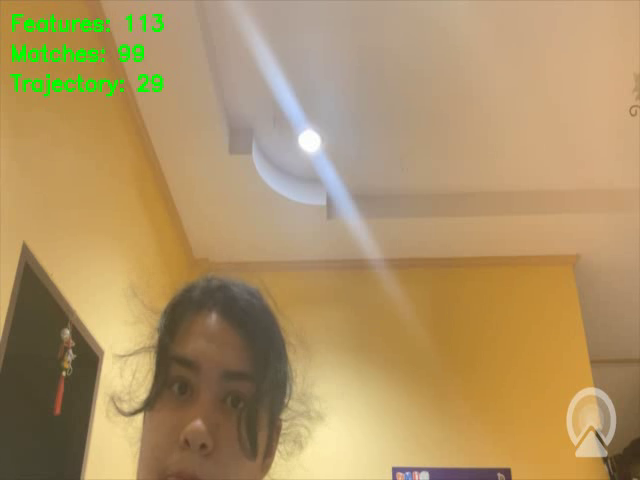
#> input picture frame 28 of output_video.avi, 640 x 480 px, given in place of the camera
$ python run_slam_headless.py
#> lines starting #> are read from the running program, lines starting #| are printed output that depends on the picture
"""
SIFT Visual SLAM - Headless Version
บันทึกผลลัพธ์เป็นไฟล์แทนการแสดงหน้าต่าง
"""
import cv2
import numpy as np
import time
import os

class SimpleSLAM:
    def __init__(self):
        self.sift = cv2.SIFT_create(nfeatures=2000)
        FLANN_INDEX_KDTREE = 1
        index_params = dict(algorithm=FLANN_INDEX_KDTREE, trees=5)
        search_params = dict(checks=50)
        self.matcher = cv2.FlannBasedMatcher(index_params, search_params)

        self.K = np.array([
            [800, 0, 320],
            [0, 800, 240],
            [0, 0, 1]
        ], dtype=np.float32)

        self.trajectory = []
        self.current_pos = np.zeros((3, 1))

    def extract_features(self, image):
        gray = cv2.cvtColor(image, cv2.COLOR_BGR2GRAY) if len(image.shape) == 3 else image
        kp, des = self.sift.detectAndCompute(gray, None)
        return kp, des

    def match_features(self, des1, des2):
        if des1 is None or des2 is None:
            return []
        matches = self.matcher.knnMatch(des1, des2, k=2)
        good = []
        for m_n in matches:
            if len(m_n) == 2:
                m, n = m_n
                if m.distance < 0.7 * n.distance:
                    good.append(m)
        return good

    def process(self, frame, prev_frame, prev_kp, prev_des):
        kp, des = self.extract_features(frame)

        if des is None or prev_des is None:
            return kp, des, 0

        matches = self.match_features(prev_des, des)

        if len(matches) > 8:
            pts1 = np.float32([prev_kp[m.queryIdx].pt for m in matches])
            pts2 = np.float32([kp[m.trainIdx].pt for m in matches])

            E, mask = cv2.findEssentialMat(pts1, pts2, self.K, cv2.RANSAC, 0.999, 1.0)

            if E is not None:
                _, R, t, mask = cv2.recoverPose(E, pts1, pts2, self.K)
                self.current_pos += t * 0.1
                self.trajectory.append(self.current_pos.copy())
                return kp, des, len(matches)

        return kp, des, 0

    def draw_trajectory(self):
        canvas = np.zeros((600, 800, 3), dtype=np.uint8)

        if len(self.trajectory) > 1:
            for i in range(len(self.trajectory) - 1):
                x1 = int(np.clip(self.trajectory[i][0] * 100 + 400, 0, 799))
                y1 = int(np.clip(self.trajectory[i][2] * 100 + 300, 0, 599))
                x2 = int(np.clip(self.trajectory[i+1][0] * 100 + 400, 0, 799))
                y2 = int(np.clip(self.trajectory[i+1][2] * 100 + 300, 0, 599))
                cv2.line(canvas, (x1, y1), (x2, y2), (0, 255, 0), 2)

            curr_x = int(np.clip(self.current_pos[0] * 100 + 400, 0, 799))
            curr_y = int(np.clip(self.current_pos[2] * 100 + 300, 0, 599))
            cv2.circle(canvas, (curr_x, curr_y), 8, (0, 0, 255), -1)

        return canvas

def main():
    print("=" * 50)
    print("   SIFT Visual SLAM - Headless Mode")
    print("=" * 50)
    print()
    print("โหมดนี้จะบันทึกผลลัพธ์เป็นไฟล์:")
    print("  - output_video.avi = วิดีโอจากกล้อง")
    print("  - trajectory.png = เส้นทางการเคลื่อนที่")
    print()
    print("กำลังบันทึก... รอ 10 วินาที")
    print("-" * 50)

    slam = SimpleSLAM()
    cap = cv2.VideoCapture(0)

    if not cap.isOpened():
        print("ERROR: ไม่สามารถเปิดกล้องได้!")
        return

    # Setup video writer
    fourcc = cv2.VideoWriter_fourcc(*'XVID')
    out = cv2.VideoWriter('output_video.avi', fourcc, 20.0, (640, 480))

    ret, prev_frame = cap.read()
#> prev_frame is the input picture: shape (480, 640, 3); mean B, G, R 102.3, 147.5, 174.8
    prev_frame = cv2.resize(prev_frame, (640, 480))
    prev_kp, prev_des = slam.extract_features(prev_frame)
#> in extract_features, `gray = cv2.cvtColor(image, cv2.COLOR_BGR2GRAY) if len(image.shape) == ..`:
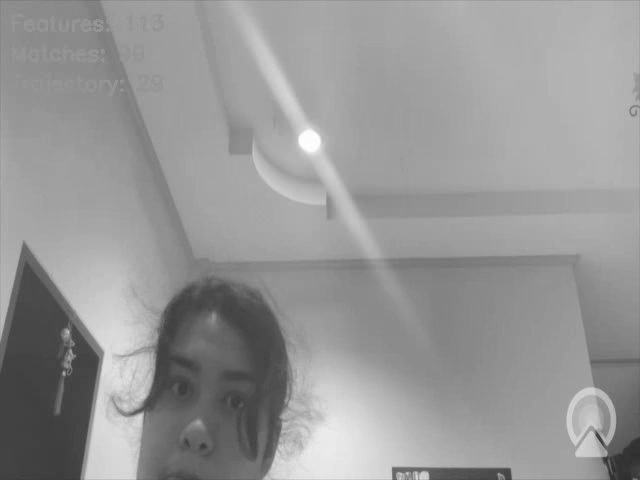
#> gray: shape (480, 640); min 46, max 255, mean 150.5
#> in extract_features, `kp, des = self.sift.detectAndCompute(gray, None)`: kp = 125 keypoints; strongest (x, y, size): (597, 435, 3.2), (124, 371, 39.3), (64, 373, 2.5), (310, 141, 17.1)
#> prev_kp has the same summary as kp in extract_features

    frame_count = 0
    start_time = time.time()
    duration = 10  # รัน 10 วินาที

    while True:
        ret, frame = cap.read()
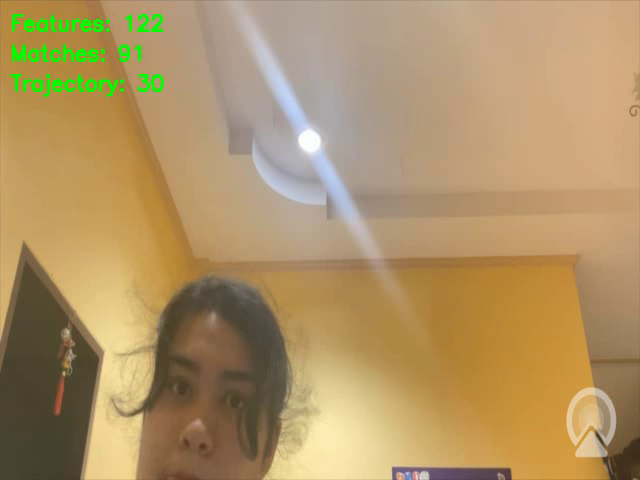
#> input picture frame 29 of output_video.avi, 640 x 480 px, given in place of the camera
#> frame is the input picture: shape (480, 640, 3); mean B, G, R 102.1, 147.4, 174.8
        if not ret:
            break

        frame = cv2.resize(frame, (640, 480))
        kp, des, num_matches = slam.process(frame, prev_frame, prev_kp, prev_des)
#> in extract_features (call 2), `kp, des = self.sift.detectAndCompute(gray, None)`: kp = 124 keypoints; strongest (x, y, size): (597, 435, 3.2), (64, 373, 2.5), (310, 141, 17.1), (229, 362, 97.1)
#> in match_features, `matches = self.matcher.knnMatch(des1, des2, k=2)`: matches = 125 matches
#> the loop in match_features, `for m_n in matches:` made 125 passes
#> after the loop in match_features, `for m_n in matches:`: good = 101 matches
#> in process, `pts1 = np.float32([prev_kp[m.queryIdx].pt for m in matches])`: pts1 = 101 pairs, first value 6.48 to 632.9, second value 111.5 to 477
#> in process, `pts2 = np.float32([kp[m.trainIdx].pt for m in matches])`: pts2 = 101 pairs, first value 9.15 to 632.9, second value 111.6 to 477
#> in process, `E, mask = cv2.findEssentialMat(pts1, pts2, self.K, cv2.RANSAC, 0.999, ..`: E = [[-0.000267, 0.699, -0.104], [-0.699, -0.000211, -0.0248], [0.104, 0.0252, -6.36e-05]]; mask = 101 values, max 1 at index 1, min 0 at index 0, mean 0.98
#> in process, `_, R, t, mask = cv2.recoverPose(E, pts1, pts2, self.K)`: R = [[1, 0.000297, -0.000576], [-0.000297, 1, -0.000152], [0.000576, 0.000152, 1]]; t = [0.0356, -0.147, -0.989]; mask = 101 values, max 255 at index 48, min 0 at index 0, mean 2.52
#> in process, `self.current_pos += t * 0.1`: self.current_pos = [0.00356, -0.0147, -0.0989]
#> num_matches = 101

        # Draw info on frame
        cv2.putText(frame, f"Features: {len(kp)}", (10, 30),
                   cv2.FONT_HERSHEY_SIMPLEX, 0.7, (0, 255, 0), 2)
        cv2.putText(frame, f"Matches: {num_matches}", (10, 60),
                   cv2.FONT_HERSHEY_SIMPLEX, 0.7, (0, 255, 0), 2)
        cv2.putText(frame, f"Trajectory: {len(slam.trajectory)}", (10, 90),
                   cv2.FONT_HERSHEY_SIMPLEX, 0.7, (0, 255, 0), 2)
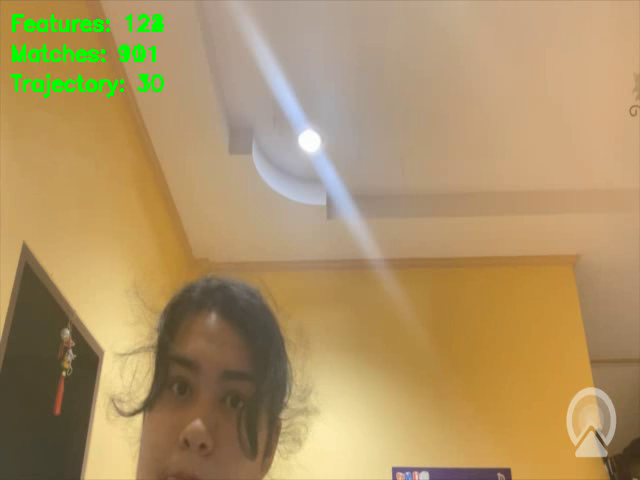
#> frame: shape (480, 640, 3); mean B, G, R 101.9, 147.7, 174.4

        # Write to video
        out.write(frame)

        prev_frame = frame.copy()
        prev_kp, prev_des = kp, des
#> prev_kp has the same summary as kp in extract_features
        frame_count += 1

        # Print progress every 30 frames
        if frame_count % 30 == 0:
            elapsed = time.time() - start_time
            print(f"Frame {frame_count} | Matches: {num_matches} | Trajectory: {len(slam.trajectory)} pts | Time: {elapsed:.1f}s")

        # Stop after duration
        if time.time() - start_time > duration:
            break

    # Cleanup
    cap.release()
    out.release()

    # Save trajectory image
    trajectory_img = slam.draw_trajectory()
    cv2.putText(trajectory_img, "Camera Trajectory (Top View)", (10, 30),
               cv2.FONT_HERSHEY_SIMPLEX, 0.8, (255, 255, 255), 2)
    cv2.putText(trajectory_img, f"Total points: {len(slam.trajectory)}", (10, 60),
               cv2.FONT_HERSHEY_SIMPLEX, 0.6, (200, 200, 200), 1)
    cv2.imwrite('trajectory.png', trajectory_img)

    print()
    print("=" * 50)
    print("   เสร็จสิ้น!")
    print("=" * 50)
    print(f"Processed {frame_count} frames")
    print(f"Trajectory points: {len(slam.trajectory)}")
    print()
    print("ไฟล์ที่สร้าง:")
    print(f"  1. output_video.avi ({os.path.getsize('output_video.avi') / 1024:.1f} KB)")
    print(f"  2. trajectory.png")
    print()
    print("เปิดไฟล์ดูผลลัพธ์ได้เลยครับ!")

if __name__ == "__main__":
    main()

$ run again, starting later in the video
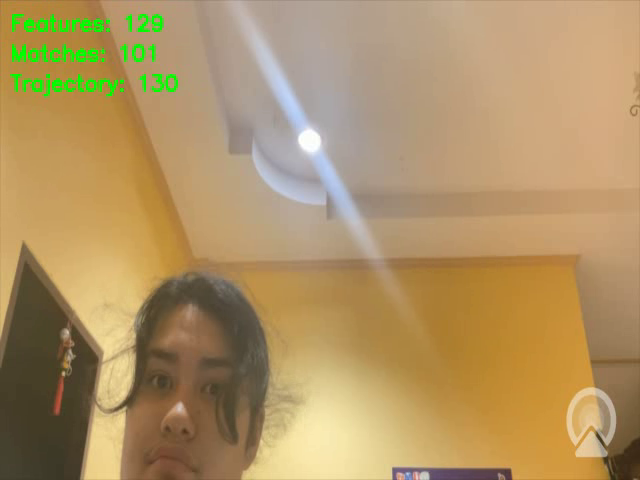
#> input picture frame 129 of output_video.avi, 640 x 480 px, given in place of the camera
#> in main, prev_frame is the input picture: shape (480, 640, 3); mean B, G, R 100.7, 147.2, 175
#> in extract_features, `kp, des = self.sift.detectAndCompute(gray, None)`: kp = 131 keypoints; strongest (x, y, size): (115, 377, 25.9), (63, 373, 2.7), (106, 310, 50), (112, 333, 34.9)
#> in main, `prev_kp, prev_des = slam.extract_features(prev_frame)`: prev_kp has the same summary as kp in extract_features
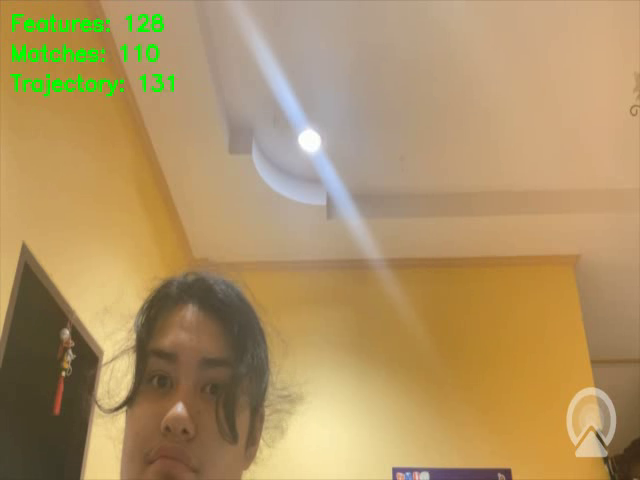
#> input picture frame 130 of output_video.avi, 640 x 480 px, given in place of the camera
#> in main, frame is the input picture: shape (480, 640, 3); mean B, G, R 100.7, 147.1, 175.1
#> in extract_features (call 2), `kp, des = self.sift.detectAndCompute(gray, None)`: kp = 133 keypoints; strongest (x, y, size): (115, 377, 25.9), (63, 373, 2.7), (106, 309, 50.3), (310, 141, 17.3)
#> in match_features, `matches = self.matcher.knnMatch(des1, des2, k=2)`: matches = 131 matches
#> the loop in match_features, `for m_n in matches:` made 131 passes
#> after the loop in match_features, `for m_n in matches:`: good = 119 matches
#> pts1 = 119 pairs, first value 11.44 to 634.6, second value 105.6 to 475
#> pts2 = 119 pairs, first value 13.02 to 634.6, second value 105.6 to 475
#> in process, `E, mask = cv2.findEssentialMat(pts1, pts2, self.K, cv2.RANSAC, 0.999, ..`: E = [[-0.000558, -0.17, -0.657], [0.172, 0.000397, -0.2], [0.656, 0.199, 0.000177]]; mask = 119 values, max 1 at index 0, min 0 at index 30, mean 0.992
#> in process, `_, R, t, mask = cv2.recoverPose(E, pts1, pts2, self.K)`: R = [[-0.841, -0.524, 0.136], [-0.524, 0.724, -0.448], [0.136, -0.448, -0.883]]; t = [0.283, -0.928, 0.243]; mask = 119 values from 0 to 0
#> self.current_pos = [0.0283, -0.0928, 0.0243]
#> in main, `kp, des, num_matches = slam.process(frame, prev_frame, prev_kp, prev_d..`: num_matches = 119
#> in main, `cv2.putText(frame, f"Trajectory: {len(slam.trajectory)}", (10, 90), cv..`:
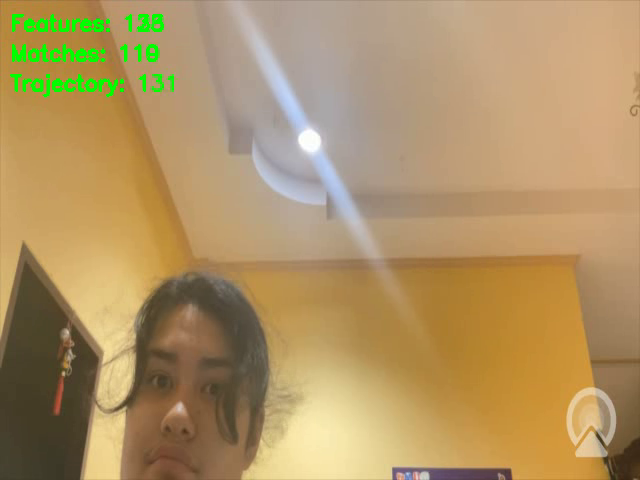
#> frame: shape (480, 640, 3); mean B, G, R 100.6, 147.3, 174.8
#> in main, `prev_kp, prev_des = kp, des`: prev_kp has the same summary as kp in extract_features

$ run again, starting later in the video
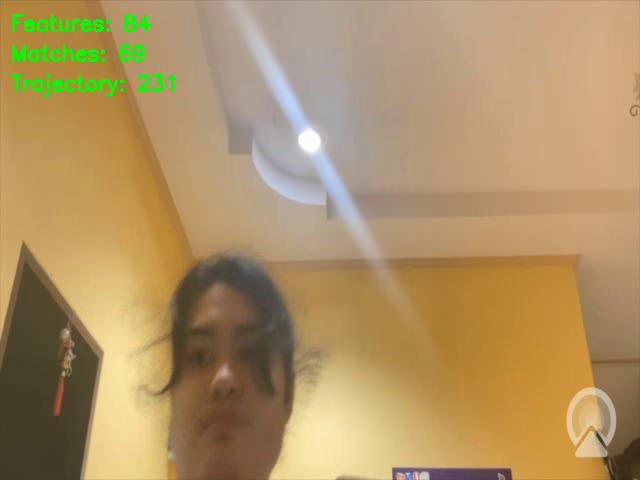
#> input picture frame 230 of output_video.avi, 640 x 480 px, given in place of the camera
#> in main, prev_frame is the input picture: shape (480, 640, 3); mean B, G, R 100.9, 146.5, 174.2
#> in extract_features, `kp, des = self.sift.detectAndCompute(gray, None)`: kp = 100 keypoints; strongest (x, y, size): (598, 436, 3.2), (237, 348, 98.4), (310, 141, 17.2), (63, 374, 2.6)
#> in main, `prev_kp, prev_des = slam.extract_features(prev_frame)`: prev_kp has the same summary as kp in extract_features
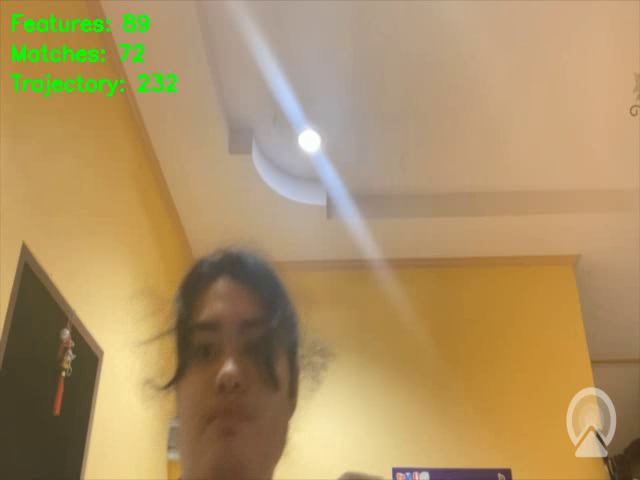
#> input picture frame 231 of output_video.avi, 640 x 480 px, given in place of the camera
#> in main, frame is the input picture: shape (480, 640, 3); mean B, G, R 100.7, 146.3, 173.9
#> in extract_features (call 2), `kp, des = self.sift.detectAndCompute(gray, None)`: kp = 103 keypoints; strongest (x, y, size): (598, 436, 3.2), (240, 344, 99.9), (310, 141, 17.2), (395, 471, 5.1)
#> in match_features, `matches = self.matcher.knnMatch(des1, des2, k=2)`: matches = 100 matches
#> the loop in match_features, `for m_n in matches:` made 100 passes
#> after the loop in match_features, `for m_n in matches:`: good = 85 matches
#> pts1 = 85 pairs, first value 5.91 to 635.4, second value 89.81 to 475
#> pts2 = 85 pairs, first value 9.7 to 635.4, second value 89.81 to 475
#> in process, `E, mask = cv2.findEssentialMat(pts1, pts2, self.K, cv2.RANSAC, 0.999, ..`: E = [[-1.71e-05, 0.489, -0.411], [-0.489, 1.61e-05, -0.303], [0.411, 0.303, -5.63e-06]]; mask = 85 values, max 1 at index 0, min 0 at index 34, mean 0.976
#> in process, `_, R, t, mask = cv2.recoverPose(E, pts1, pts2, self.K)`: R = [[1, -4.68e-06, -4.72e-05], [4.68e-06, 1, 4.55e-05], [4.72e-05, -4.55e-05, 1]]; t = [0.429, -0.581, -0.692]; mask = 85 values, max 255 at index 0, min 0 at index 1, mean 9
#> self.current_pos = [0.0429, -0.0581, -0.0692]
#> in main, `kp, des, num_matches = slam.process(frame, prev_frame, prev_kp, prev_d..`: num_matches = 85
#> in main, `cv2.putText(frame, f"Trajectory: {len(slam.trajectory)}", (10, 90), cv..`:
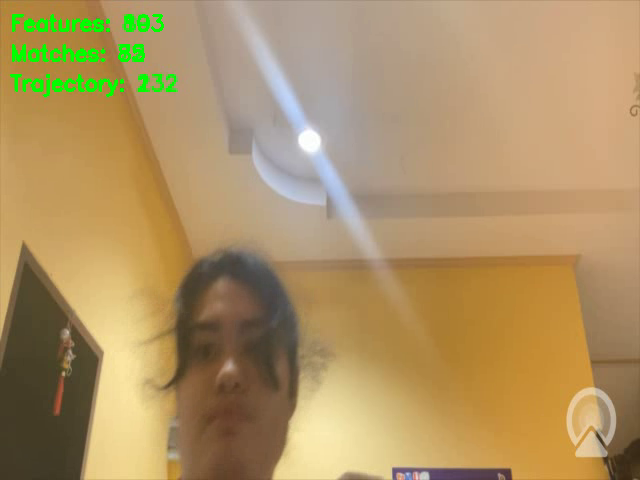
#> frame: shape (480, 640, 3); mean B, G, R 100.5, 146.6, 173.4
#> in main, `prev_kp, prev_des = kp, des`: prev_kp has the same summary as kp in extract_features
